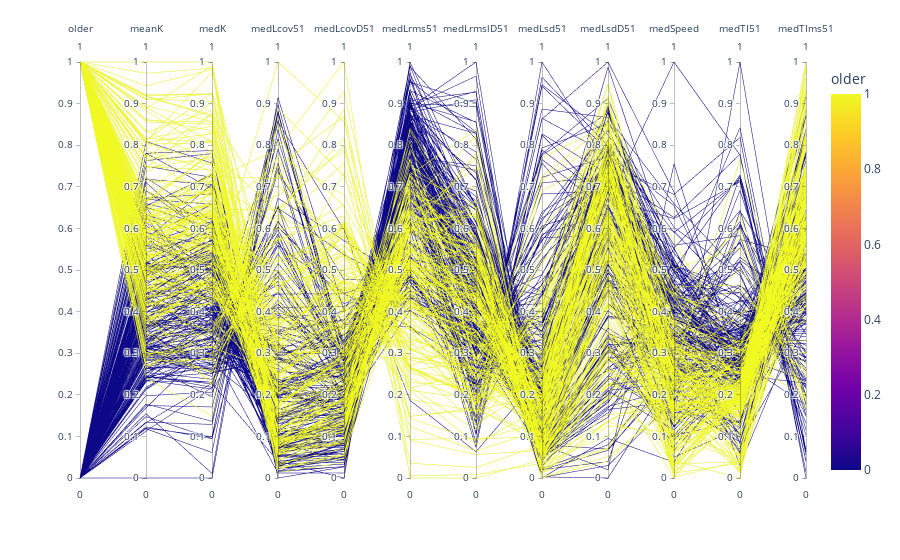

The notebook cell this image was saved under:
### Markdown cell above
## Plot

### Code cell
# https://plotly.com/python/colorscales/
wideTable["older"] = wideTable["older"].astype(int)
fig = px.parallel_coordinates(wideTable[wideTable.columns[5:]],color='older')
# fig.update_layout(autosize=False,width=800,height=400)
fig.show()

### Figure 1 — Plotly figure (JSON) as saved in the notebook; plotly's stock layout.template omitted (floating-point values rounded to 4 significant figures; data arrays with more than 128 entries replaced by an {"elided": "..."} marker saying what was removed)
{"data": [{"dimensions": [{"label": "older", "values": {"elided": "400 int values"}}, {"label": "meanK", "values": {"elided": "400 float values"}}, {"label": "medK", "values": {"elided": "400 float values"}}, {"label": "medLcov51", "values": {"elided": "400 float values"}}, {"label": "medLcovD51", "values": {"elided": "400 float values"}}, {"label": "medLrms51", "values": {"elided": "400 float values"}}, {"label": "medLrmslD51", "values": {"elided": "400 float values"}}, {"label": "medLsd51", "values": {"elided": "400 float values"}}, {"label": "medLsdD51", "values": {"elided": "400 float values"}}, {"label": "medSpeed", "values": {"elided": "400 float values"}}, {"label": "medTI51", "values": {"elided": "400 float values"}}, {"label": "medTIms51", "values": {"elided": "400 float values"}}], "domain": {"x": [0, 1], "y": [0, 1]}, "line": {"color": {"elided": "400 int values"}, "coloraxis": "coloraxis"}, "name": "", "type": "parcoords"}], "layout": {"autosize": true, "coloraxis": {"colorbar": {"title": {"text": "older"}}, "colorscale": [[0, "#0d0887"], [0.1111, "#46039f"], [0.2222, "#7201a8"], [0.3333, "#9c179e"], [0.4444, "#bd3786"], [0.5556, "#d8576b"], [0.6667, "#ed7953"], [0.7778, "#fb9f3a"], [0.8889, "#fdca26"], [1, "#f0f921"]]}, "legend": {"tracegroupgap": 0}, "margin": {"t": 60}}}
